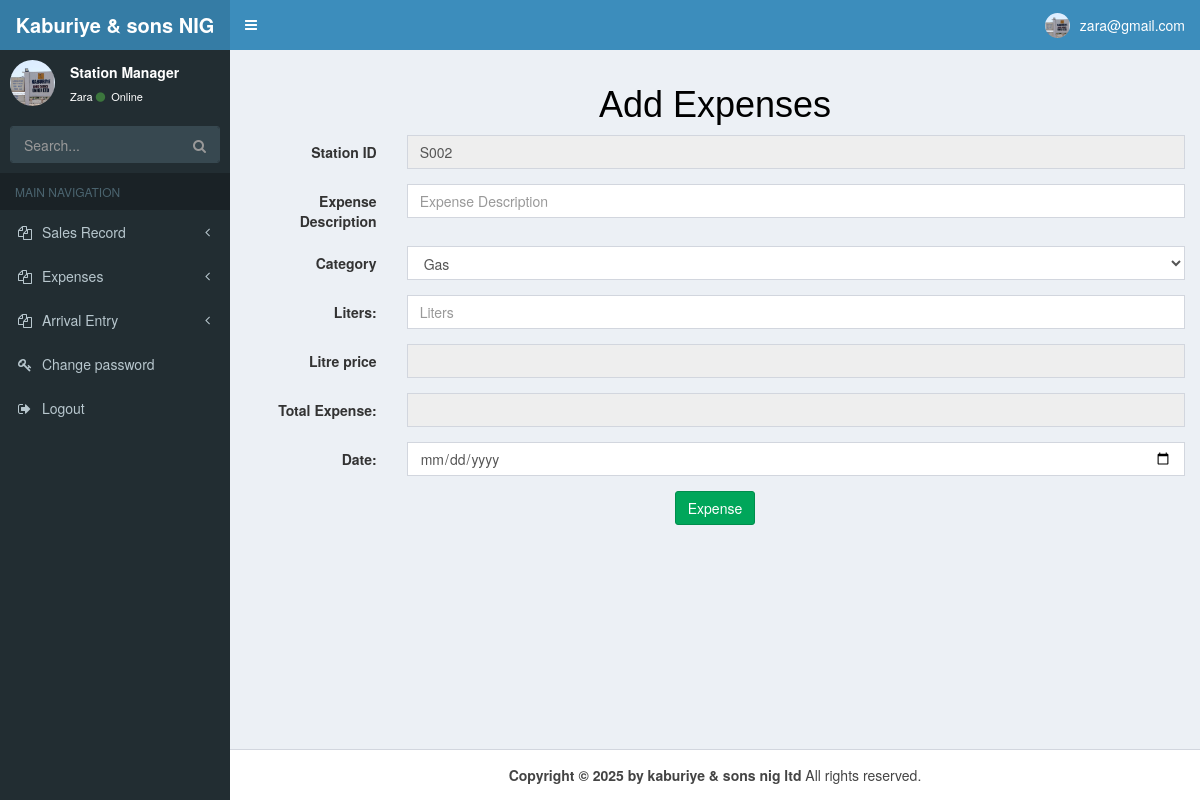
Page /station_add_expenses.php (signed in) on the committed database.
### tables this page shows
CREATE TABLE `station_manager` (
  `ID` int(50) NOT NULL,
  `employee_id` varchar(45) NOT NULL,
  `station_id` varchar(50) NOT NULL,
  `surname` varchar(50) NOT NULL,
  `othername` varchar(50) NOT NULL,
  `sex` varchar(6) NOT NULL,
  `dob` varchar(10) NOT NULL,
  `state_origin` varchar(20) NOT NULL,
  `local_government` varchar(60) NOT NULL,
  `religion` varchar(15) NOT NULL,
  `phonenumber` varchar(16) NOT NULL,
  `email` varchar(70) NOT NULL,
  `password` varchar(100) NOT NULL
);

### station_add_expenses.php (the view, shortened to what this page needs)
<?php
require __DIR__ . "/config/database.php";
$user = $_SESSION['station']['station_id'];
$profile = mysqli_query($conn, "SELECT * from station_manager where station_id='$user'");
$fetch = mysqli_fetch_assoc($profile);
?>
<!DOCTYPE html>
<html>
<head>
  <link rel="stylesheet" href="css/bootstrap.min.css">
  <link rel="stylesheet" href="css/font-awesome.min.css">
  <link rel="stylesheet" href="css/ionicons.min.css">
  <link rel="stylesheet" href="css/AdminLTE.min.css">
  <link rel="stylesheet" href="css/_all-skins.min.css">
</head>
<body class="hold-transition skin-blue sidebar-mini">
  <div class="wrapper">
    <header class="main-header">
      <a href="sm_login_home.php" class="logo">
        <span class="logo-lg"><b>Kaburiye & sons NIG LTD</b></span>
      </a>
      <nav class="navbar navbar-static-top">
        <a href="#" class="sidebar-toggle" data-toggle="push-menu" role="button">
        </a>
        <div class="navbar-custom-menu">
          <ul class="nav navbar-nav">
            <li class="dropdown user user-menu">
              <a href="#" class="dropdown-toggle" data-toggle="dropdown">
                <img src="images/admin.jpg" class="user-image" alt="User Image">
                <span class="hidden-xs"><?php echo "$fetch[email]"; ?></span>
              </a>
            </li>
          </ul>
        </div>
      </nav>
    </header>
    <aside class="main-sidebar">
      <section class="sidebar">
        <div class="user-panel">
          <div class="pull-left image">
            <img src="images/admin.jpg" class="img-circle" alt="User Image">
          </div>
          <div class="pull-left info">
            <p>Station Manager </p>
            <a href="#"> <?php echo "$fetch[surname]"; ?> <i class="fa fa-circle text-success"></i> Online </a>
          </div>
        </div>
        <form action="#" method="get" class="sidebar-form">
          <div class="input-group">
            <input type="text" name="q" class="form-control" placeholder="Search...">
            <span class="input-group-btn">
              <button type="submit" name="search" id="search-btn" class="btn btn-flat"><i class="fa fa-search"></i>
              </button>
            </span>
          </div>
        </form>
        <ul class="sidebar-menu" data-widget="tree">
          <li class="header">MAIN NAVIGATION</li>
          <li class="treeview">
            <a href="#">
              <i class="fa fa-files-o"></i> <span> Sales Record</span>
              <span class="pull-right-container">
                <small class="fa fa-angle-left pull-right "></small>
              </span>
            </a>
          </li>
          <li class="treeview">
            <a href="#">
              <i class="fa fa-files-o"></i> <span> Expenses</span>
              <span class="pull-right-container">
                <small class="fa fa-angle-left pull-right "></small>
              </span>
            </a>
          </li>
          <li class="treeview">
            <a href="#">
              <i class="fa fa-files-o"></i> <span> Arrival Entry</span>
              <span class="pull-right-container">
                <small class="fa fa-angle-left pull-right "></small>
              </span>
            </a>
          </li>
          <li>
            <a href="sm_cpassword.php">
              <i class="fa fa-key"></i> <span>Change password</span>
            </a>
          </li>
          <li>
            <a href="sm_logout.php">
              <i class="fa fa-sign-out"></i> <span>Logout</span>
            </a>
          </li>
      </section>
    </aside>
    <div class="content-wrapper">
      <section class="content">
        <form class="form-horizontal" role="form" method="post" enctype="multipart/form-data">
          <h1 align="center" style="color:black;">Add Expenses</h1>
          <div class="form-group">
            <label class="control-label col-sm-2" for="expensedescription">Station ID</label>
            <div class="col-sm-10">
              <input type="text" class="form-control" readonly value="<?php echo "$fetch[station_id]"; ?>" name="station_id">
            </div>
          </div>
          <div class="form-group">
            <label class="control-label col-sm-2" for="expensedescription">Expense Description</label>
            <div class="col-sm-10">
              <input type="text" class="form-control" required name="expensedescription" placeholder="Expense Description">
            </div>
          </div>
          <div class="form-group">
            <label class="control-label col-sm-2" for="category">Category</label>
            <div class="col-sm-10">
              <select name="cate" class="form-control" onchange="GetDetail(this.value)" value="" required>
                <option value="Gas">Gas</option>
              </select>
            </div>
          </div>
          <div class="form-group">
            <label class="control-label col-sm-2" for="Literamount">Liters:</label>
            <div class="col-sm-10">
              <input type="number" id="litres_sold" class="form-control" name="literamount" required placeholder="Liters" oninput="calculate()">
            </div>
          </div>
          <div class="form-group">
            <label class="control-label col-sm-2" for="log">Litre price</label>
            <div class="col-sm-10">
              <input type="number" class="form-control  variable-field costpriceunit" id="litres_price" name="l_price" readonly required>
            </div>
          </div>
          <div class="form-group">
            <label class="control-label col-sm-2" for="totalexpense"> Total Expense:</label>
            <div class="col-sm-10">
              <input type="text" class="form-control" name="totalexpense" required id="totalexpense" readonly>
            </div>
          </div>
          <div class="form-group">
            <label class="control-label col-sm-2" for="expensedate">Date:</label>
            <div class="col-sm-10">
              <input type="date" class="form-control" name="expense_date" required>
            </div>
          </div>
          <center> <input type="submit" class="btn btn-success" value="Expense" name="expense"></center>
        </form>
      </section>
    </div>
    <footer class="main-footer">
      <center> <strong>Copyright &copy; 2025 by kaburiye & sons nig ltd</strong> All rights reserved.</center>
    </footer>
</body>
</html>

### rows in the picture
station_manager: email "zara@gmail.com", surname "Zara", station_id "S002"
